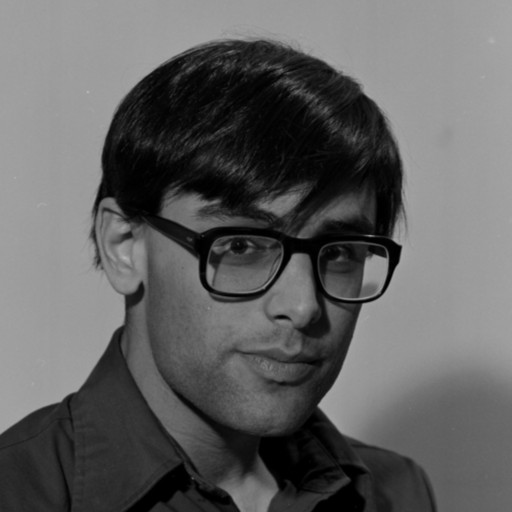
%> input picture Golden_model/input_image.jpg, 512 x 512 px
$ octave exact_conv.m   (GNU Octave 9; MATLAB toolbox functions it lacks are replaced by stand-ins)
%> lines starting %> are read from the running program, lines starting %| are printed output that depends on the picture
%% kernel_frac_bits_sweep.m
%
% Sweeps FRAC_BITS (fractional-bit count) for a fixed-point 2D convolution
% accelerator model, across six standard image-processing kernels, to find
% the FRAC_BITS value that minimizes the error between the fixed-point
% pipeline (quantized coefficients -> int accumulate -> round-half-up
% rescale -> ReLU -> saturate) and the ideal floating-point convolution.
%
% Run with: run kernel_frac_bits_sweep.m   (no other script required)

clear; clc; close all;

%% ---------------------------------------------------------------------
%  PARAMETERS
%  -----------------------------------------------------------------------
IMAGE_WIDTH      = 512;
IMAGE_HEIGHT     = 512;
PIXEL_WIDTH      = 8;              % unsigned grayscale pixel width
COEFF_WIDTH      = 8;              % signed fixed-point coefficient width
OUT_BITS         = 16;             % signed output width
RELU_ENABLE      = true;
FRAC_BITS_SWEEP  = 0:(COEFF_WIDTH-1);   % sweep every candidate frac-bit count

%% ---------------------------------------------------------------------
%  LOAD (OR SYNTHESIZE) THE TEST IMAGE
%  -----------------------------------------------------------------------
img_file = 'input_image.jpg';
if exist(img_file, 'file')
    raw = imread(img_file);
%> raw is the input picture: size 512x512x3 uint8; min 0, max 179, mean 96.8
    if size(raw, 3) == 3
        raw = rgb2gray(raw);
%> raw: size 512x512 uint8
    end
    img = double(imresize(raw, [IMAGE_HEIGHT, IMAGE_WIDTH]));
    img = round(img);
    fprintf('Loaded "%s" and resized to %d x %d.\n', img_file, IMAGE_HEIGHT, IMAGE_WIDTH);
else
    warning('"%s" not found; synthesizing a %dx%d checkerboard test image instead.', ...
        img_file, IMAGE_HEIGHT, IMAGE_WIDTH);
    % Manual checkerboard pattern (base MATLAB only, no toolbox required):
    % equivalent in spirit to the Image Processing Toolbox checkerboard().
    tile = 32;
    [X, Y] = meshgrid(0:IMAGE_WIDTH-1, 0:IMAGE_HEIGHT-1);
    cb  = mod(floor(X / tile) + floor(Y / tile), 2);
    img = double(cb) * (2^PIXEL_WIDTH - 1);
end

% Clamp to the unsigned PIXEL_WIDTH range.
img = min(max(img, 0), 2^PIXEL_WIDTH - 1);

%% ---------------------------------------------------------------------
%  KERNEL DEFINITIONS
%  Each entry: name, real-valued kernel matrix, N = size(kernel,1).
%  -----------------------------------------------------------------------
kernels = struct('name', {}, 'kernel', {}, 'N', {});

% 1. Ridge/edge detection kernel: standard 3x3 discrete Laplacian
%    (4-connected Laplacian operator), the canonical textbook ridge/edge
%    detector: [0 -1 0; -1 4 -1; 0 -1 0].
k = [1 0 -1; 1 0 -1; 1 0 -1];
kernels(end+1) = struct('name', 'Laplacian ridge/edge 3x3', 'kernel', k, 'N', size(k,1));

% 2. Sharpen kernel: standard 3x3 sharpening kernel (identity + Laplacian),
%    the classic textbook "sharpen" filter: [0 -1 0; -1 5 -1; 0 -1 0].
k = [ 0 -1  0;
     -1  5 -1;
      0 -1  0];
kernels(end+1) = struct('name', 'Sharpen 3x3', 'kernel', k, 'N', size(k,1));

% 3. Box blur 3x3: uniform averaging filter, all elements = 1/9.
k = ones(3,3) / 9;
kernels(end+1) = struct('name', 'Box blur 3x3', 'kernel', k, 'N', size(k,1));

% 4. Gaussian blur 3x3: standard discrete binomial approximation to a 2D
%    Gaussian (sigma ~ 1): [1 2 1; 2 4 2; 1 2 1] / 16.
k = [1 2 1; 2 4 2; 1 2 1] / 16;
kernels(end+1) = struct('name', 'Gaussian blur 3x3', 'kernel', k, 'N', size(k,1));

% 5. Gaussian blur 5x5: standard discrete binomial approximation to a 2D
%    Gaussian, formed from the outer product of the 5-tap binomial
%    (Pascal's-triangle) row [1 4 6 4 1], normalized to sum to 1:
%      [ 1  4  6  4  1;
%        4 16 24 16  4;
%        6 24 36 24  6;
%        4 16 24 16  4;
%        1  4  6  4  1] / 256
b  = [1 4 6 4 1];
G5 = (b' * b);          % outer product of the binomial row with itself
G5 = G5 / sum(G5(:));   % normalize (denominator is 256)
kernels(end+1) = struct('name', 'Gaussian blur 5x5', 'kernel', G5, 'N', size(G5,1));

% 6. Unsharp masking 5x5: standard unsharp mask, built as
%    output = original + amount*(original - blurred), i.e.
%      kernel = (1+amount)*delta - amount*Gaussian5x5
%    with amount = 1 and "blurred" = the 5x5 Gaussian kernel above, and
%    delta the 5x5 unit impulse (identity) kernel. This is the classic
%    center-weighted unsharp-mask matrix:
%      [ -1  -4   -6  -4  -1;
%        -4 -16  -24 -16  -4;
%        -6 -24  476 -24  -6;
%        -4 -16  -24 -16  -4;
%        -1  -4   -6  -4  -1] / 256
delta5   = zeros(5,5);
delta5(3,3) = 1;
amount   = 1;
Kunsharp = (1 + amount) * delta5 - amount * G5;
kernels(end+1) = struct('name', 'Unsharp mask 5x5', 'kernel', Kunsharp, 'N', size(Kunsharp,1));

numKernels = numel(kernels);

%% ---------------------------------------------------------------------
%  SWEEP FRAC_BITS FOR EACH KERNEL
%  -----------------------------------------------------------------------
numFB = numel(FRAC_BITS_SWEEP);

meanAbsErr = zeros(numKernels, numFB);
rmseErr    = zeros(numKernels, numFB);
maxAbsErr  = zeros(numKernels, numFB);
overflowFB = false(numKernels, numFB);

for ki = 1:numKernels
    kernel = kernels(ki).kernel;

    % Floating-point reference: computed once per kernel (does not
    % depend on FRAC_BITS).
    floatOut = compute_floating_point(img, kernel, RELU_ENABLE);

    for fi = 1:numFB
        frac_bits = FRAC_BITS_SWEEP(fi);

        [fixedOut, ovf] = compute_fixed_point(img, kernel, frac_bits, ...
            COEFF_WIDTH, OUT_BITS, RELU_ENABLE);
        overflowFB(ki, fi) = ovf;

        diff = fixedOut - floatOut;
        meanAbsErr(ki, fi) = mean(abs(diff(:)));
        rmseErr(ki, fi)    = sqrt(mean(diff(:).^2));
        maxAbsErr(ki, fi)  = max(abs(diff(:)));
    end
end
%> this loop made 6 passes
%> pass 1, in compute_floating_point, `out = conv2(padded, rot90(kernel, 2), 'valid');`:
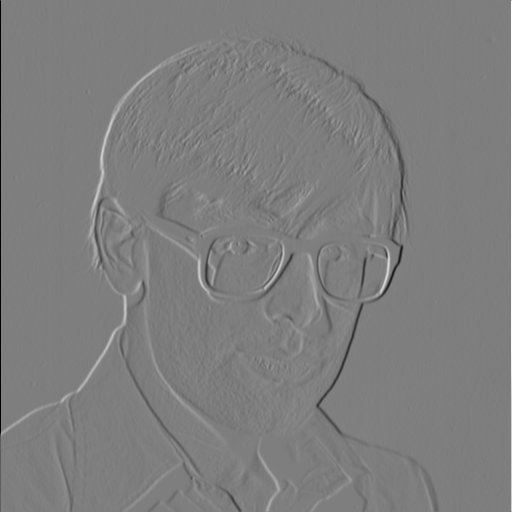
%> out: size 512x512 double; min -485, max 494, mean 0; drawn with min black and max white
%> pass 1, in compute_floating_point, `out = max(out, 0);`:
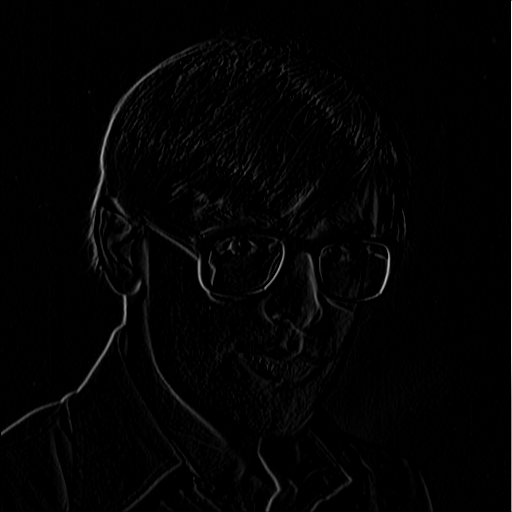
%> out: size 512x512 double; min 0, max 494, mean 6.5; drawn with min black and max white
%> pass 2, in compute_floating_point (call 2), `out = conv2(padded, rot90(kernel, 2), 'valid');`:
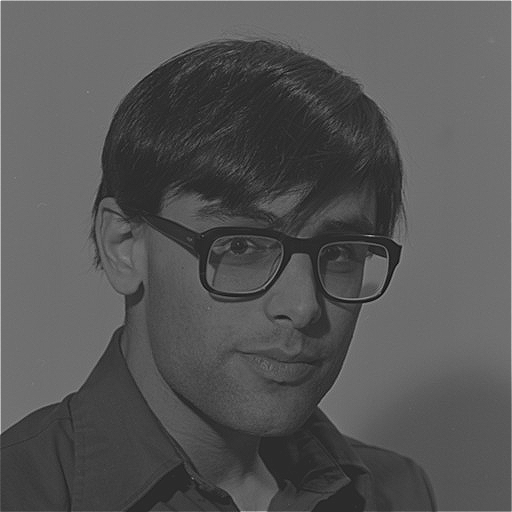
%> out: size 512x512 double; min -102, max 490, mean 97.8; drawn with min black and max white
%> after the loop, maxAbsErr = [0 0 0 0 0 0 0 4; 0 0 0 0 0 185 490 490; 173.2 173.2 173.2 22 22 22 3.11 3.11; 174.2 85.94 44.81 43.56 0.5 0.5 0.5 0.5; 172.5 172.5 128.5 39.55 21.24 27 3.31 3.09; 172.5 172.5 129 39.55 21.24 21.58 3.31 157.8]; meanAbsErr = [0 0 0 0 0 0 0 0.739; 0 0 0 0 0 95.79 98.04 98.04; 96.53 96.53 96.53 12.13 12.13 12.13 1.51 1.51; 96.61 47.94 24.34 24.16 0.232 0.232 0.232 0.232; 96.49 96.49 72.15 12.19 11.96 15.06 1.53 1.51; 96.45 96.45 72.36 12.06 12 11.98 1.51 85.28]; overflowFB = [false false false false false false false true; false false false false false true true true; false false false false false false false false; false false false false false false false false; false false false false false false false false; false false false false false false false true]; rmseErr = [0 0 0 0 0 0 0 1.34; 0 0 0 0 0 112.7 115.5 115.5; 112.4 112.4 112.4 14.11 14.11 14.11 1.76 1.76; 112.5 55.9 28.33 28.12 0.276 0.276 0.276 0.276; 112.3 112.3 83.99 14.25 13.91 17.51 1.78 1.76; 112.3 112.3 84.21 14.14 13.96 13.96 1.77 99.59]

%% ---------------------------------------------------------------------
%  BEST FRAC_BITS PER KERNEL, PER METRIC
%  -----------------------------------------------------------------------
bestFB_rmse   = zeros(numKernels,1);
bestFB_mae    = zeros(numKernels,1);
bestFB_maxae  = zeros(numKernels,1);
bestVal_rmse  = zeros(numKernels,1);
bestVal_mae   = zeros(numKernels,1);
bestVal_maxae = zeros(numKernels,1);
anyOverflow   = false(numKernels,1);

for ki = 1:numKernels
    [bestVal_rmse(ki),  idxR] = min(rmseErr(ki,:));
    [bestVal_mae(ki),   idxM] = min(meanAbsErr(ki,:));
    [bestVal_maxae(ki), idxX] = min(maxAbsErr(ki,:));

    bestFB_rmse(ki)  = FRAC_BITS_SWEEP(idxR);
    bestFB_mae(ki)   = FRAC_BITS_SWEEP(idxM);
    bestFB_maxae(ki) = FRAC_BITS_SWEEP(idxX);

    anyOverflow(ki) = any(overflowFB(ki,:));
end
%> this loop made 6 passes
%> (idxR, idxM, idxX) on passes 1 to 6: (1, 1, 1), (1, 1, 1), (7, 7, 7), (5, 5, 5), (8, 8, 8), (7, 7, 7)
%> after the loop, anyOverflow = [true; true; false; false; false; true]; bestFB_mae = [0; 0; 6; 4; 7; 6]; bestFB_maxae = [0; 0; 6; 4; 7; 6]; bestFB_rmse = [0; 0; 6; 4; 7; 6]; bestVal_mae = [0; 0; 1.51; 0.232; 1.51; 1.51]; bestVal_maxae = [0; 0; 3.11; 0.5; 3.09; 3.31]; bestVal_rmse = [0; 0; 1.76; 0.276; 1.76; 1.77]

kernelNames = {kernels.name}';

resultsTable = table(kernelNames, bestFB_rmse, bestFB_mae, bestFB_maxae, ...
    bestVal_rmse, bestVal_mae, bestVal_maxae, anyOverflow, ...
    'VariableNames', {'KernelName', 'BestFracBits_RMSE', 'BestFracBits_MAE', ...
    'BestFracBits_MaxAE', 'RMSE_at_Best', 'MAE_at_Best', 'MaxAE_at_Best', ...
    'OverflowAtSomeFracBits'});
%> resultsTable = 6 items; BestFracBits_RMSE, BestFracBits_MAE, BestFracBits_MaxAE, RMSE_at_Best and MAE_at_Best: 0 0 0 0 0, 0 0 0 0 0, 6 6 6 1.76 1.51, 4 4 4 0.276 0.232, 7 7 7 1.76 1.51, 6 6 6 1.77 1.51

fprintf('\n================ FRAC_BITS sweep results (per kernel) ================\n');
for ki = 1:numKernels
    fprintf(['%-26s | best FB (RMSE)=%2d (RMSE=%8.4f) | best FB (MAE)=%2d ' ...
        '(MAE=%8.4f) | best FB (MaxAE)=%2d (MaxAE=%8.4f) | overflow seen: %s\n'], ...
        kernelNames{ki}, bestFB_rmse(ki), bestVal_rmse(ki), ...
        bestFB_mae(ki), bestVal_mae(ki), ...
        bestFB_maxae(ki), bestVal_maxae(ki), ...
        mat2str(anyOverflow(ki)));
end
fprintf('========================================================================\n\n');

disp(resultsTable);

%% ---------------------------------------------------------------------
%  PLOT: GRID OF SUBPLOTS, ONE PER KERNEL
%  -----------------------------------------------------------------------
figure('Name', 'FRAC_BITS sweep', 'Position', [100 100 1200 700]);
ncols = ceil(sqrt(numKernels));
nrows = ceil(numKernels / ncols);

for ki = 1:numKernels
    subplot(nrows, ncols, ki);
    plot(FRAC_BITS_SWEEP, meanAbsErr(ki,:), '-o', 'LineWidth', 1.5); hold on;
    plot(FRAC_BITS_SWEEP, rmseErr(ki,:),    '-s', 'LineWidth', 1.5);
    plot(FRAC_BITS_SWEEP, maxAbsErr(ki,:),  '-^', 'LineWidth', 1.5);
    hold off;
    grid on;
    xlabel('FRAC\_BITS');
    ylabel('Error (output LSBs)');
    legend({'Mean Abs Err', 'RMSE', 'Max Abs Err'}, 'Location', 'best');
    title(sprintf('%s (best FB by RMSE = %d)', kernelNames{ki}, bestFB_rmse(ki)));
end
sgtitle('Fixed-point vs. floating-point error vs. FRAC\_BITS');
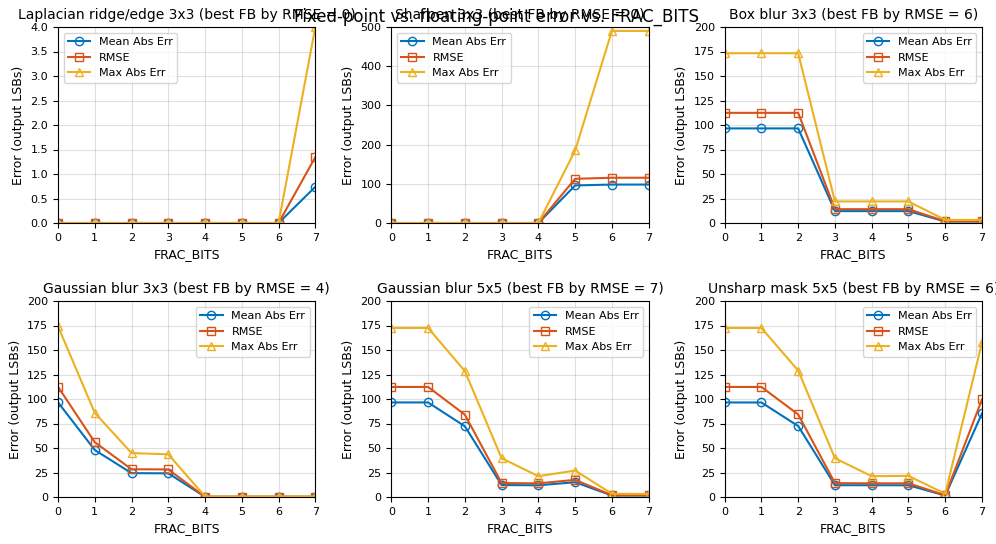
%> figure redrawn from the program's plot data, 6 panels

%% ---------------------------------------------------------------------
%  GLOBAL SUMMARY: SINGLE FRAC_BITS ACROSS ALL KERNELS
%  -----------------------------------------------------------------------
avgRmsePerFB = mean(rmseErr, 1);   % average across kernels, for each FRAC_BITS
%> avgRmsePerFB = [74.92 65.48 51.49 11.77 7.04 26.43 20.18 36.7]
[bestAvgRmse, idxGlobal] = min(avgRmsePerFB);
%> bestAvgRmse = 7.04; idxGlobal = 5
bestGlobalFB = FRAC_BITS_SWEEP(idxGlobal);
%> bestGlobalFB = 4

fprintf('\n================ Global (single, hardware-wide) FRAC_BITS ============\n');
fprintf('If a single FRAC_BITS must be shared by all kernels, FRAC_BITS = %d\n', bestGlobalFB);
%| If a single FRAC_BITS must be shared by all kernels, FRAC_BITS = 4
fprintf('minimizes the average RMSE across all %d kernels (avg RMSE = %.4f).\n', ...
    numKernels, bestAvgRmse);
%| minimizes the average RMSE across all 6 kernels (avg RMSE = 7.0433).
fprintf('Per-FRAC_BITS average RMSE across all kernels:\n');
for fi = 1:numFB
    fprintf('  FRAC_BITS=%2d : avg RMSE = %8.4f\n', FRAC_BITS_SWEEP(fi), avgRmsePerFB(fi));
end
%> this loop made 8 passes
%|   FRAC_BITS= 0 : avg RMSE =  74.9164
%|   FRAC_BITS= 1 : avg RMSE =  65.4823
%|   FRAC_BITS= 2 : avg RMSE =  51.4894
%|   FRAC_BITS= 3 : avg RMSE =  11.7697
%|   FRAC_BITS= 4 : avg RMSE =   7.0433
%|   FRAC_BITS= 5 : avg RMSE =  26.4296
%|   FRAC_BITS= 6 : avg RMSE =  20.1772
%|   FRAC_BITS= 7 : avg RMSE =  36.7010
fprintf('========================================================================\n');

%% =======================================================================
%  LOCAL FUNCTIONS
%  =======================================================================

function padded = pad_image(img, pad_before, pad_after)
% Zero-pads a 2D image symmetrically-or-asymmetrically by pad_before rows/
% cols at the top/left and pad_after rows/cols at the bottom/right.
    [H, W] = size(img);
    padded = zeros(H + pad_before + pad_after, W + pad_before + pad_after);
    padded(pad_before+1 : pad_before+H, pad_before+1 : pad_before+W) = img;
end

function out = compute_floating_point(img, kernel, relu_enable)
% Ideal floating-point (unquantized) convolution: real-valued kernel,
% double-precision accumulation, same-padding output size, optional ReLU.
% NOTE ON PADDING: for an odd kernel size N, symmetric same-padding
% requires pad_before = pad_after = (N-1)/2 (total pad = N-1), which is
% what is used below (pad_before = floor((N-1)/2), pad_after =
% floor(N/2), and the two are equal whenever N is odd). This is the
% formula that actually satisfies the "output same size as input for any
% odd N" requirement.
% NOTE ON conv2/CORRELATION: the target hardware accumulates
% sum_{i,j} kernel(i,j) * pixel(...) directly, i.e. CORRELATION, not
% flipped convolution. MATLAB's conv2 performs true convolution (it flips
% the kernel both horizontally and vertically before sliding). To make
% conv2 perform correlation instead, the kernel is pre-flipped with
% rot90(kernel,2) so that conv2's internal flip cancels out.
    N = size(kernel, 1);
    pad_before = floor((N - 1) / 2);
    pad_after  = floor(N / 2);

    padded = pad_image(img, pad_before, pad_after);
    out = conv2(padded, rot90(kernel, 2), 'valid');   % correlation via pre-flipped kernel

    if relu_enable
        out = max(out, 0);
    end
end

% [50 lines left out: function compute_fixed_point, not called in this run]
